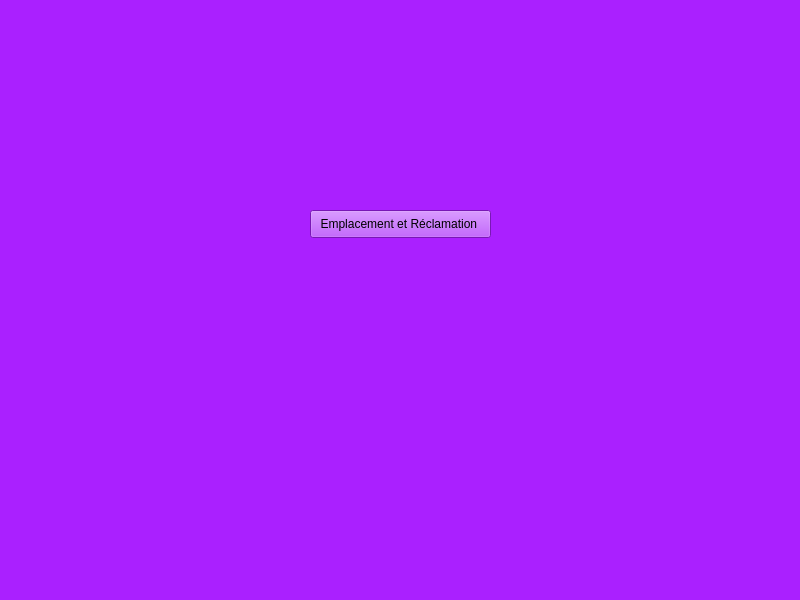
<?xml version="1.0" encoding="UTF-8"?>
<ui version="4.0">
 <class>MainWindow</class>
 <widget class="QMainWindow" name="MainWindow">
  <property name="geometry">
   <rect>
    <x>0</x>
    <y>0</y>
    <width>800</width>
    <height>600</height>
   </rect>
  </property>
  <property name="windowTitle">
   <string>MainWindow</string>
  </property>
  <property name="styleSheet">
   <string notr="true">background:rgb(170, 32, 255)</string>
  </property>
  <widget class="QWidget" name="centralwidget">
   <widget class="QPushButton" name="pushButton">
    <property name="geometry">
     <rect>
      <x>310</x>
      <y>210</y>
      <width>181</width>
      <height>28</height>
     </rect>
    </property>
    <property name="text">
     <string>Emplacement et Réclamation </string>
    </property>
   </widget>
  </widget>
  <widget class="QMenuBar" name="menubar">
   <property name="geometry">
    <rect>
     <x>0</x>
     <y>0</y>
     <width>800</width>
     <height>26</height>
    </rect>
   </property>
  </widget>
  <widget class="QStatusBar" name="statusbar"/>
 </widget>
 <resources/>
 <connections/>
</ui>
